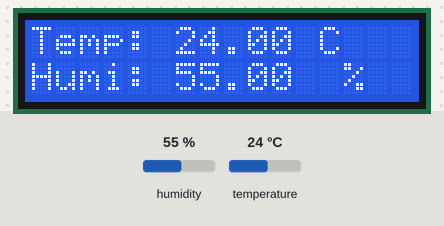
Bench run of a sketch on a simulated ESP8266 (NodeMCU). Parts: 16×2 character LCD. Inputs (shaded band) come from the test bench; at power-on: humidity 55 %, temperature 24 °C. What the sketch prints to the serial monitor is not drawn.

Above: at 1.2 s.
1.3 s: humidity set to 22 %
At 2.4 s:
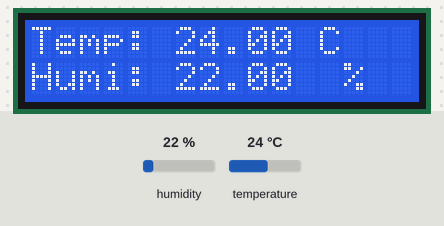
4.0 s: temperature set to 12 °C
At 5.6 s:
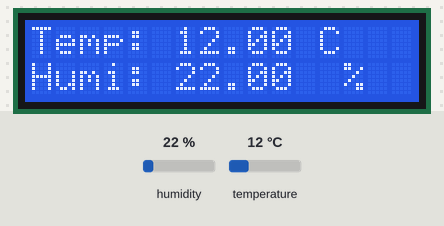
6.7 s: humidity set to 40 %
At 9.5 s:
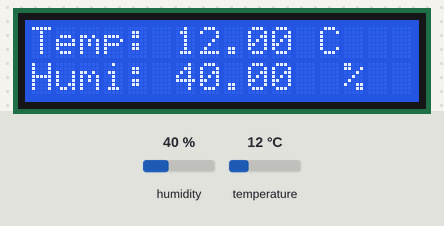
9.8 s: temperature set to 19 °C
At 11.6 s:
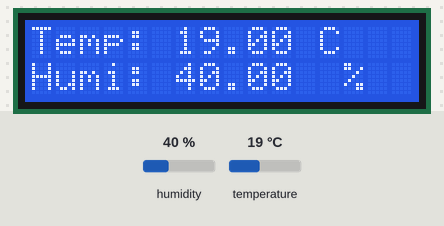
Timing chart, 0 to 13.1 s (numbered marks = the images above; inputs shaded):
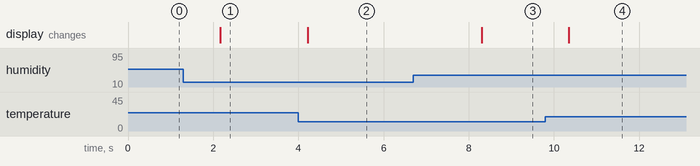

Measured:
- after the input at 1.3 s, the display: changes after 0.87 s (image 1)
- after the input at 4.0 s, the display: changes after 0.21 s (image 2)
- after the input at 6.7 s, the display: changes after 1.6 s (image 3)
- after the input at 9.8 s, the display: changes after 0.55 s (image 4)

The sketch:

sketch_oct19a.ino
```cpp
#include <Adafruit_Sensor.h>
#include <DHT.h>
#include <Wire.h>
#include <LiquidCrystal_I2C.h>

// กำหนดค่าตัวแปรสำหรับเซ็นเซอร์ DHT
float temperature;
float humidity;
DHT dht(D4, DHT11);

// กำหนดค่าตัวแปรสำหรับหน้าจอ LCD
LiquidCrystal_I2C lcd(0x27, 16, 2);

void setup() {
  // เริ่มต้นการทำงานของ Serial
  Serial.begin(9600);

  // เริ่มต้นการทำงานของเซ็นเซอร์ DHT
  dht.begin();

  // เริ่มต้นการทำงานของหน้าจอ LCD
  lcd.begin();
  lcd.backlight();
  lcd.setCursor(0, 0);
  lcd.print("Temp:       C");
  lcd.setCursor(0, 1);
  lcd.print("Humi:        %");
}

void loop() {
  // อ่านค่าอุณหภูมิและความชื้นจากเซ็นเซอร์ DHT
  humidity = dht.readHumidity();
  temperature = dht.readTemperature();

  // แสดงผลลัพธ์บน Serial Monitor
  Serial.print("Temperature: ");
  Serial.print(temperature);
  Serial.print(" C  Humidity: ");
  Serial.print(humidity);
  Serial.println(" %");

  // แสดงผลลัพธ์บนหน้าจอ LCD
  lcd.setCursor(6, 0);
  lcd.print(temperature);
  lcd.setCursor(6, 1);
  lcd.print(humidity);

  // หน่วงเวลา 1 วินาที
  delay(1000);
}
```
